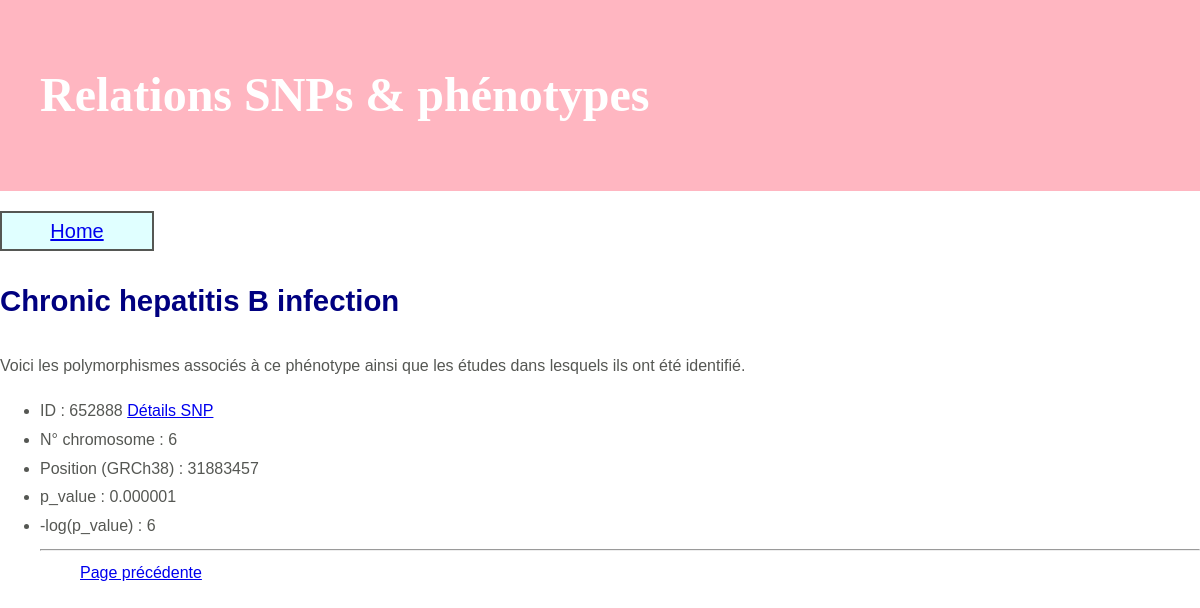
The page /phenotype_details/0/ (signed in) on the database its author committed.
### page/models.py (models this page shows)
class TableDisease(models.Model):
    rowid = models.IntegerField(unique=True, blank=True, primary_key=True)
    disease_trait = models.TextField(db_column='DISEASE_TRAIT', blank=True, null=True)  # Field name made lowercase.
    class Meta:
        managed = False
        db_table = 'TABLE_DISEASE'

class Snp(models.Model):
    rowid = models.IntegerField(unique=True, blank=True, primary_key=True)
    chr_id = models.IntegerField(db_column='CHR_ID', blank=True, null=True)  # Field name made lowercase.
    chr_pos = models.TextField(db_column='CHR_POS', blank=True, null=True)  # Field name made lowercase. This field type is a guess.
    rsid_current = models.IntegerField(db_column='RSID_CURRENT', blank=True, null=True)  # Field name made lowercase.
    class Meta:
        managed = False
        db_table = 'SNP'

class Snp2Phenotype2Ref(models.Model):
    rowid = models.IntegerField(unique=True, blank=True, primary_key=True)
    snp_id = models.IntegerField(db_column='SNP_ID', blank=True, null=True)  # Field name made lowercase.
    disease_trait_id = models.IntegerField(db_column='DISEASE_TRAIT_ID', blank=True, null=True)  # Field name made lowercase.
    reference_id = models.IntegerField(db_column='REFERENCE_ID', blank=True, null=True)  # Field name made lowercase.
    p_value = models.IntegerField(db_column='P_VALUE', blank=True, null=True)  # Field name made lowercase.
    pvalue_mlog = models.TextField(db_column='PVALUE_MLOG', blank=True, null=True)  # Field name made lowercase. This field type is a guess.
    class Meta:
        managed = False
        db_table = 'SNP2PHENOTYPE2REF'

### page/views.py (the view)
# urls.py: path(r'phenotype_details/<int:pheno>/', phenotype_details),
@login_required(login_url='/login/')
def phenotype_details(request, pheno):
     objet1 = Snp2Phenotype2Ref.objects.filter(disease_trait_id=pheno)
     disease = TableDisease.objects.filter(rowid=pheno).values('disease_trait')[0]['disease_trait']
     objet2 = Article.objects.all()
     objet3 = Snp.objects.all()
     return render(request,'phenotype_detail_page.html',{'disease':disease, 'obj1':objet1,'obj2':objet2,'obj3':objet3})

### page/templates/phenotype_detail_page.html (shortened to what this page needs)
{% extends 'base.html' %}
{% block content %}
<h2> {{ disease }} </h2>
Voici les polymorphismes associés à ce phénotype ainsi que les études dans lesquels ils ont été identifié.
<ul>
	{% for e in obj1 %}
		{% for y in obj3 %}
			{% if e.snp_id == y.rowid %}
				<li> ID :  {{y.rsid_current}}
					<a href="/snp_details/{{y.rsid_current}} " > Détails SNP  </a>  </li>
        <li> N° chromosome : {{ y.chr_id }}</li>
        <li> Position (GRCh38) :  {{y.chr_pos}} </li>
			{% endif %}
		{% endfor %}
    <li>p_value :  {{e.p_value}} </li>
    <li>-log(p_value) :  {{e.pvalue_mlog}} </li>
<hr>
  {% endfor %}
<ul>
<a href="/maladies" > Page précédente  </a>
{% endblock %}

### page/static/css/my.css (style rules this page uses)
body { font: 80% georgia, sans-serif; font-size: 12pt; line-height: 1.8; color: #555753; margin: 0; padding: 0; }
h2 { font-size: 22pt; color: navy; }

### rows shown on the page
TableDisease: DISEASE_TRAIT "Chronic hepatitis B infection"
Snp2Phenotype2Ref: p_value "0.000001", pvalue_mlog "6"
Snp: rsid_current "652888", chr_id "6", chr_pos "31883457"
